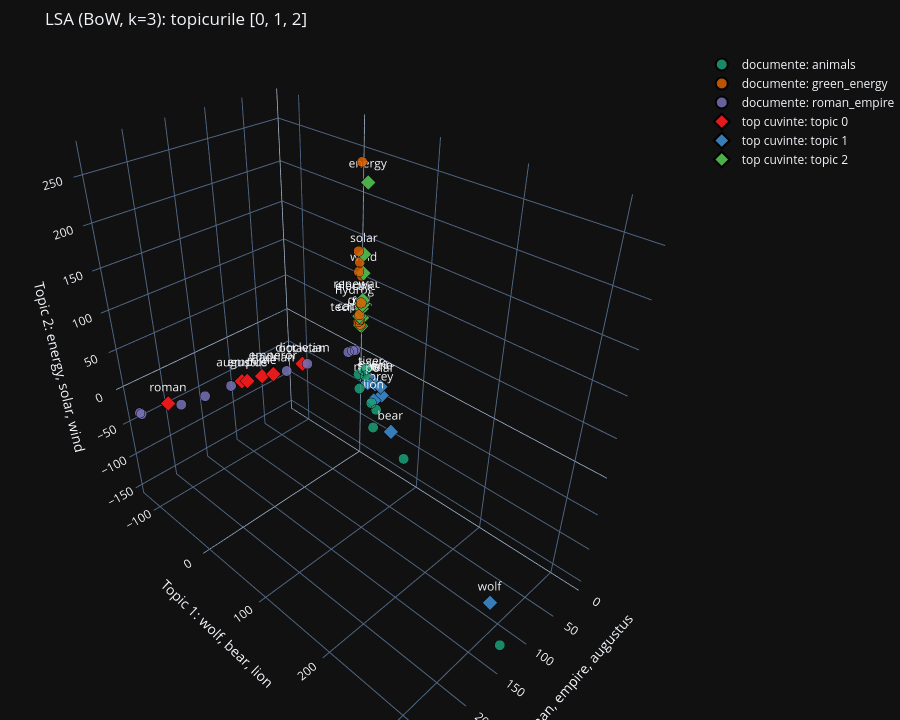
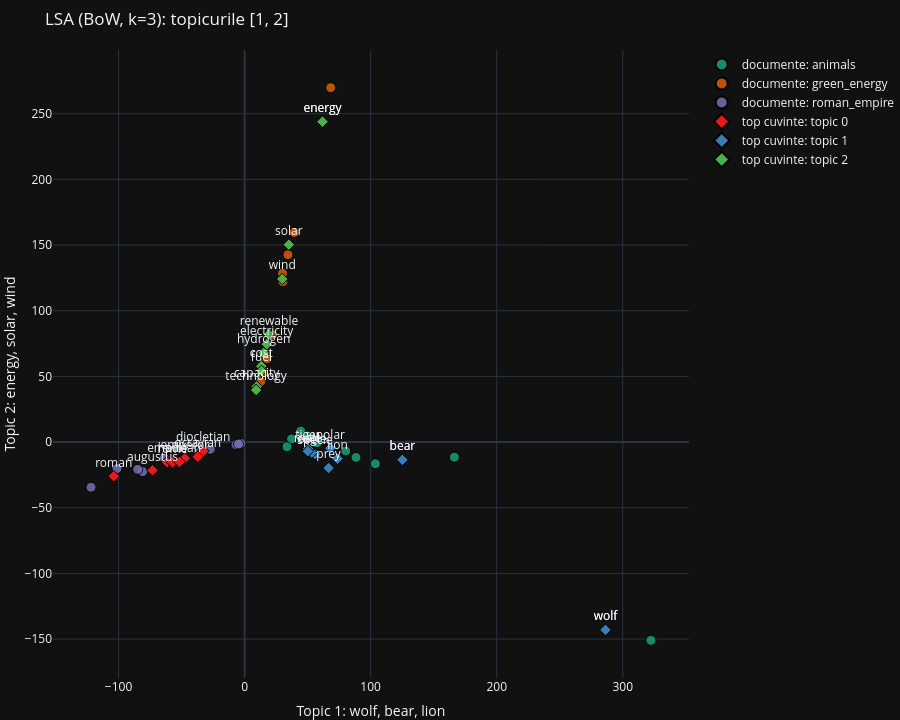
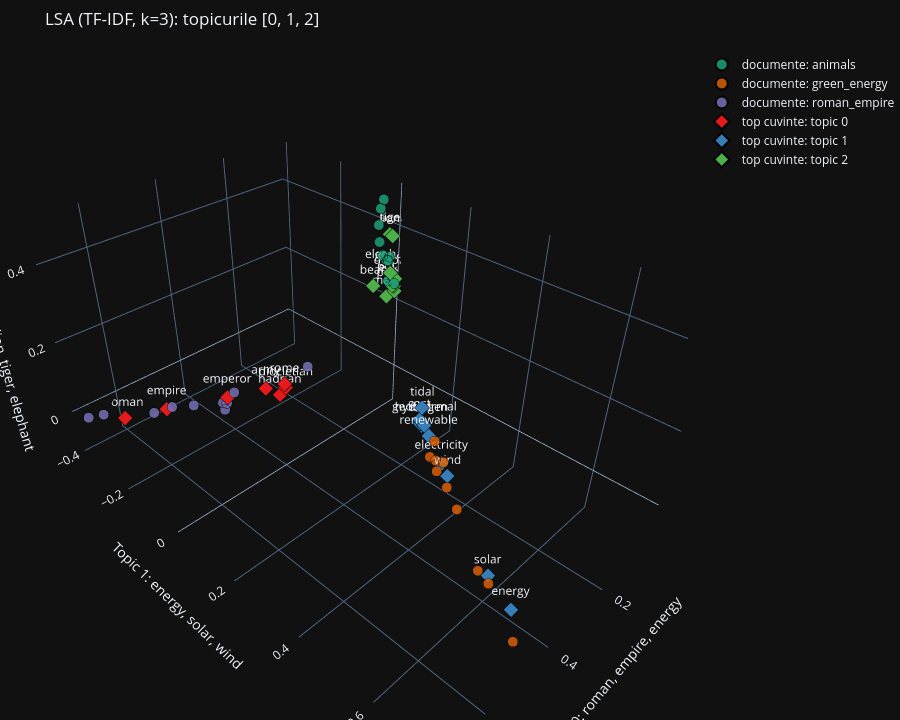
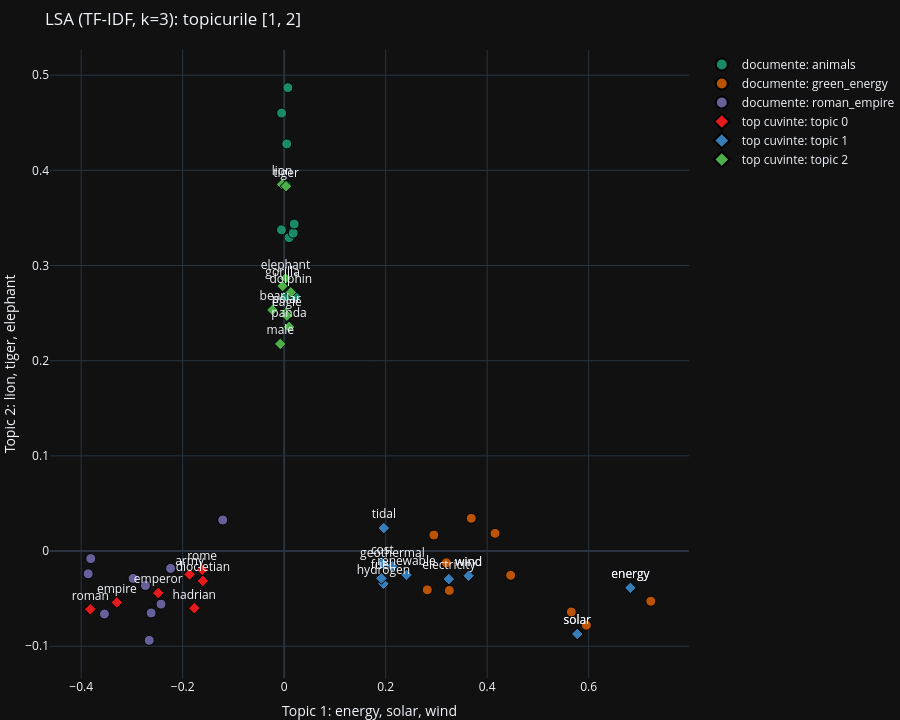

Notebook source saved alongside these figures, in order:
### Code cell
if SHOW_PLOTS:
    for key, fig in figs.items():
        fig.show()

### Figure 1 — Plotly figure (JSON) as saved in the notebook; plotly's stock layout.template omitted (floating-point values rounded to 4 significant figures)
{"data": [{"hoverinfo": "text", "marker": {"color": "#1b9e77", "line": {"color": "black", "width": 1}, "opacity": 0.85, "size": 6}, "mode": "markers", "name": "documente: animals", "text": ["Lion", "Elephant", "Blue whale", "Gray wolf", "Bald eagle", "Giant panda", "Tiger", "Polar bear", "Bottlenose dolphin", "Gorilla"], "x": [87.88, 61.93, 37.23, 129.3, 66.76, 44.48, 66.34, 108.4, 34.99, 38.75], "y": [103.8, 57.52, 44.56, 322.4, 88.34, 49.86, 80.28, 166.4, 37.25, 33.63], "z": [-16.47, -0.469, 8.382, -150.9, -11.67, 4.646, -6.752, -11.48, 2.403, -3.536], "type": "scatter3d"}, {"hoverinfo": "text", "marker": {"color": "#d95f02", "line": {"color": "black", "width": 1}, "opacity": 0.85, "size": 6}, "mode": "markers", "name": "documente: green_energy", "text": ["Solar power", "Wind power", "Hydroelectricity", "Geothermal energy", "Biofuel", "Tidal power", "Renewable energy", "Wave power", "Green hydrogen", "Photovoltaics"], "x": [32.18, 39.76, 20.47, 18.17, 15.15, 21.98, 73.61, 23.82, 36.45, 46.93], "y": [30.37, 34.39, 14.72, 14.35, 12.74, 17.72, 68.29, 22.05, 30.06, 39.36], "z": [122.1, 142.7, 52.49, 54.11, 46.02, 63.58, 269.9, 81.65, 128.5, 159.6], "type": "scatter3d"}, {"hoverinfo": "text", "marker": {"color": "#7570b3", "line": {"color": "black", "width": 1}, "opacity": 0.85, "size": 6}, "mode": "markers", "name": "documente: roman_empire", "text": ["Roman Empire", "Augustus", "Nero", "Constantine the Great", "Trajan", "Hadrian", "Diocletian", "Marcus Aurelius", "Fall of the Western Roman Empire", "Roman army"], "x": [251.8, 242.8, 89.53, 15.04, 6.984, 178.3, 152.3, 9.661, 209.1, 64.31], "y": [-101.2, -121.8, -36.27, -6.87, -2.852, -80.92, -63.68, -4.854, -84.81, -27.22], "z": [-20.14, -34.4, -8.058, -1.928, -0.9915, -22.47, -12.17, -1.436, -20.75, -5.482], "type": "scatter3d"}, {"hoverinfo": "text", "marker": {"color": "#e41a1c", "line": {"color": "black", "width": 1}, "size": 5, "symbol": "diamond"}, "mode": "markers+text", "name": "top cuvinte: topic 0", "text": ["roman", "empire", "augustus", "rome", "emperor", "wolf", "hadrian", "bear", "diocletian", "octavian"], "textposition": "top center", "x": [214.8, 129.8, 129.6, 110.9, 101.3, 98.69, 98.23, 82.7, 67.3, 64.15], "y": [-103.8, -61.58, -73.06, -57.18, -47.38, 286.3, -51.7, 125.2, -32.84, -37.19], "z": [-26.01, -15.2, -21.45, -15.42, -12.28, -143.0, -15.18, -13.5, -6.712, -11.1], "type": "scatter3d"}, {"hoverinfo": "text", "marker": {"color": "#377eb8", "line": {"color": "black", "width": 1}, "size": 5, "symbol": "diamond"}, "mode": "markers+text", "name": "top cuvinte: topic 1", "text": ["wolf", "bear", "lion", "polar", "prey", "energy", "specie", "eagle", "tiger", "male"], "textposition": "top center", "x": [98.69, 82.7, 55.12, 38.12, 33.97, 58.17, 33.94, 34.19, 35.27, 40.72], "y": [286.3, 125.2, 73.72, 68.03, 66.63, 61.81, 55.79, 53.33, 50.29, 50.12], "z": [-143.0, -13.5, -12.62, -4.627, -19.75, 244.0, -9.136, -7.991, -5.087, -6.931], "type": "scatter3d"}, {"hoverinfo": "text", "marker": {"color": "#4daf4a", "line": {"color": "black", "width": 1}, "size": 5, "symbol": "diamond"}, "mode": "markers+text", "name": "top cuvinte: topic 2", "text": ["energy", "solar", "wind", "renewable", "electricity", "hydrogen", "cost", "fuel", "capacity", "technology"], "textposition": "top center", "x": [58.17, 34.08, 29.36, 18.28, 17.0, 15.47, 17.34, 13.1, 12.16, 9.528], "y": [61.81, 35.08, 29.91, 19.34, 17.52, 15.04, 13.21, 13.37, 9.532, 9.138], "z": [244.0, 150.3, 124.2, 82.02, 74.53, 67.89, 57.84, 54.2, 42.28, 39.72], "type": "scatter3d"}], "layout": {"legend": {"itemsizing": "constant"}, "margin": {"l": 0, "r": 0, "t": 50, "b": 0}, "title": {"text": "LSA (BoW, k=3): topicurile [0, 1, 2]"}, "height": 720, "scene": {"xaxis": {"title": {"text": "Topic 0: roman, empire, augustus"}}, "yaxis": {"title": {"text": "Topic 1: wolf, bear, lion"}}, "zaxis": {"title": {"text": "Topic 2: energy, solar, wind"}}}}}

### Figure 2 — Plotly figure (JSON) as saved in the notebook; plotly's stock layout.template omitted (floating-point values rounded to 4 significant figures)
{"data": [{"hoverinfo": "text", "marker": {"color": "#1b9e77", "line": {"color": "black", "width": 1}, "opacity": 0.85, "size": 10}, "mode": "markers", "name": "documente: animals", "text": ["Lion", "Elephant", "Blue whale", "Gray wolf", "Bald eagle", "Giant panda", "Tiger", "Polar bear", "Bottlenose dolphin", "Gorilla"], "x": [103.8, 57.52, 44.56, 322.4, 88.34, 49.86, 80.28, 166.4, 37.25, 33.63], "y": [-16.47, -0.469, 8.382, -150.9, -11.67, 4.646, -6.752, -11.48, 2.403, -3.536], "type": "scatter"}, {"hoverinfo": "text", "marker": {"color": "#d95f02", "line": {"color": "black", "width": 1}, "opacity": 0.85, "size": 10}, "mode": "markers", "name": "documente: green_energy", "text": ["Solar power", "Wind power", "Hydroelectricity", "Geothermal energy", "Biofuel", "Tidal power", "Renewable energy", "Wave power", "Green hydrogen", "Photovoltaics"], "x": [30.37, 34.39, 14.72, 14.35, 12.74, 17.72, 68.29, 22.05, 30.06, 39.36], "y": [122.1, 142.7, 52.49, 54.11, 46.02, 63.58, 269.9, 81.65, 128.5, 159.6], "type": "scatter"}, {"hoverinfo": "text", "marker": {"color": "#7570b3", "line": {"color": "black", "width": 1}, "opacity": 0.85, "size": 10}, "mode": "markers", "name": "documente: roman_empire", "text": ["Roman Empire", "Augustus", "Nero", "Constantine the Great", "Trajan", "Hadrian", "Diocletian", "Marcus Aurelius", "Fall of the Western Roman Empire", "Roman army"], "x": [-101.2, -121.8, -36.27, -6.87, -2.852, -80.92, -63.68, -4.854, -84.81, -27.22], "y": [-20.14, -34.4, -8.058, -1.928, -0.9915, -22.47, -12.17, -1.436, -20.75, -5.482], "type": "scatter"}, {"hoverinfo": "text", "marker": {"color": "#e41a1c", "line": {"color": "black", "width": 1}, "size": 9, "symbol": "diamond"}, "mode": "markers+text", "name": "top cuvinte: topic 0", "text": ["roman", "empire", "augustus", "rome", "emperor", "wolf", "hadrian", "bear", "diocletian", "octavian"], "textposition": "top center", "x": [-103.8, -61.58, -73.06, -57.18, -47.38, 286.3, -51.7, 125.2, -32.84, -37.19], "y": [-26.01, -15.2, -21.45, -15.42, -12.28, -143.0, -15.18, -13.5, -6.712, -11.1], "type": "scatter"}, {"hoverinfo": "text", "marker": {"color": "#377eb8", "line": {"color": "black", "width": 1}, "size": 9, "symbol": "diamond"}, "mode": "markers+text", "name": "top cuvinte: topic 1", "text": ["wolf", "bear", "lion", "polar", "prey", "energy", "specie", "eagle", "tiger", "male"], "textposition": "top center", "x": [286.3, 125.2, 73.72, 68.03, 66.63, 61.81, 55.79, 53.33, 50.29, 50.12], "y": [-143.0, -13.5, -12.62, -4.627, -19.75, 244.0, -9.136, -7.991, -5.087, -6.931], "type": "scatter"}, {"hoverinfo": "text", "marker": {"color": "#4daf4a", "line": {"color": "black", "width": 1}, "size": 9, "symbol": "diamond"}, "mode": "markers+text", "name": "top cuvinte: topic 2", "text": ["energy", "solar", "wind", "renewable", "electricity", "hydrogen", "cost", "fuel", "capacity", "technology"], "textposition": "top center", "x": [61.81, 35.08, 29.91, 19.34, 17.52, 15.04, 13.21, 13.37, 9.532, 9.138], "y": [244.0, 150.3, 124.2, 82.02, 74.53, 67.89, 57.84, 54.2, 42.28, 39.72], "type": "scatter"}], "layout": {"legend": {"itemsizing": "constant"}, "margin": {"l": 0, "r": 0, "t": 50, "b": 0}, "title": {"text": "LSA (BoW, k=3): topicurile [1, 2]"}, "height": 720, "xaxis": {"title": {"text": "Topic 1: wolf, bear, lion"}}, "yaxis": {"title": {"text": "Topic 2: energy, solar, wind"}}}}

### Figure 3 — Plotly figure (JSON) as saved in the notebook; plotly's stock layout.template omitted (floating-point values rounded to 4 significant figures)
{"data": [{"hoverinfo": "text", "marker": {"color": "#1b9e77", "line": {"color": "black", "width": 1}, "opacity": 0.85, "size": 6}, "mode": "markers", "name": "documente: animals", "text": ["Lion", "Elephant", "Blue whale", "Gray wolf", "Bald eagle", "Giant panda", "Tiger", "Polar bear", "Bottlenose dolphin", "Gorilla"], "x": [0.07517, 0.08685, 0.04926, 0.05112, 0.06339, 0.06921, 0.07927, 0.0913, 0.06663, 0.06271], "y": [-0.005001, 0.004585, 0.02161, 0.003146, 0.009491, 0.01783, 0.007257, 0.005068, 0.01969, -0.005378], "z": [0.4602, 0.3837, 0.267, 0.2678, 0.3293, 0.334, 0.4869, 0.4278, 0.3436, 0.3375], "type": "scatter3d"}, {"hoverinfo": "text", "marker": {"color": "#d95f02", "line": {"color": "black", "width": 1}, "opacity": 0.85, "size": 6}, "mode": "markers", "name": "documente: green_energy", "text": ["Solar power", "Wind power", "Hydroelectricity", "Geothermal energy", "Biofuel", "Tidal power", "Renewable energy", "Wave power", "Green hydrogen", "Photovoltaics"], "x": [0.38, 0.3018, 0.3026, 0.2217, 0.1944, 0.2592, 0.4795, 0.1985, 0.2221, 0.3783], "y": [0.5955, 0.4462, 0.4155, 0.3196, 0.282, 0.3686, 0.7224, 0.295, 0.3254, 0.5657], "z": [-0.07794, -0.02551, 0.01859, -0.01233, -0.04077, 0.0344, -0.05273, 0.01679, -0.04138, -0.06402], "type": "scatter3d"}, {"hoverinfo": "text", "marker": {"color": "#7570b3", "line": {"color": "black", "width": 1}, "opacity": 0.85, "size": 6}, "mode": "markers", "name": "documente: roman_empire", "text": ["Roman Empire", "Augustus", "Nero", "Constantine the Great", "Trajan", "Hadrian", "Diocletian", "Marcus Aurelius", "Fall of the Western Roman Empire", "Roman army"], "x": [0.703, 0.376, 0.2114, 0.5401, 0.3876, 0.3887, 0.4699, 0.3808, 0.6611, 0.5184], "y": [-0.3811, -0.2239, -0.1211, -0.3541, -0.2622, -0.2427, -0.2734, -0.2659, -0.3862, -0.2977], "z": [-0.007943, -0.01823, 0.0326, -0.06615, -0.06504, -0.05578, -0.03628, -0.09383, -0.0239, -0.02878], "type": "scatter3d"}, {"hoverinfo": "text", "marker": {"color": "#e41a1c", "line": {"color": "black", "width": 1}, "size": 5, "symbol": "diamond"}, "mode": "markers+text", "name": "top cuvinte: topic 0", "text": ["roman", "empire", "energy", "emperor", "solar", "army", "hadrian", "rome", "diocletian", "wind"], "textposition": "top center", "x": [0.6086, 0.5164, 0.4318, 0.3814, 0.3558, 0.3016, 0.2629, 0.2573, 0.2556, 0.2318], "y": [-0.3821, -0.3298, 0.6822, -0.2482, 0.5774, -0.1864, -0.1771, -0.1615, -0.1603, 0.3634], "z": [-0.06113, -0.054, -0.03868, -0.0441, -0.08716, -0.02459, -0.06002, -0.01976, -0.03135, -0.02598], "type": "scatter3d"}, {"hoverinfo": "text", "marker": {"color": "#377eb8", "line": {"color": "black", "width": 1}, "size": 5, "symbol": "diamond"}, "mode": "markers+text", "name": "top cuvinte: topic 1", "text": ["energy", "solar", "wind", "electricity", "renewable", "geothermal", "tidal", "hydrogen", "cost", "fuel"], "textposition": "top center", "x": [0.4318, 0.3558, 0.2318, 0.2043, 0.1514, 0.1375, 0.1288, 0.1244, 0.1308, 0.1254], "y": [0.6822, 0.5774, 0.3634, 0.3245, 0.2411, 0.2133, 0.1965, 0.1955, 0.1935, 0.1917], "z": [-0.03868, -0.08716, -0.02598, -0.02946, -0.02516, -0.01593, 0.02414, -0.03437, -0.01273, -0.02876], "type": "scatter3d"}, {"hoverinfo": "text", "marker": {"color": "#4daf4a", "line": {"color": "black", "width": 1}, "size": 5, "symbol": "diamond"}, "mode": "markers+text", "name": "top cuvinte: topic 2", "text": ["lion", "tiger", "elephant", "gorilla", "dolphin", "bear", "polar", "eagle", "panda", "male"], "textposition": "top center", "x": [0.0417, 0.04086, 0.04335, 0.03193, 0.03634, 0.07552, 0.03607, 0.03162, 0.0331, 0.04307], "y": [-0.004044, 0.003714, 0.002435, -0.003156, 0.01306, -0.02317, 0.004146, 0.005336, 0.009589, -0.007674], "z": [0.3854, 0.3833, 0.2864, 0.2784, 0.2718, 0.2533, 0.2504, 0.2473, 0.2355, 0.2177], "type": "scatter3d"}], "layout": {"legend": {"itemsizing": "constant"}, "margin": {"l": 0, "r": 0, "t": 50, "b": 0}, "title": {"text": "LSA (TF-IDF, k=3): topicurile [0, 1, 2]"}, "height": 720, "scene": {"xaxis": {"title": {"text": "Topic 0: roman, empire, energy"}}, "yaxis": {"title": {"text": "Topic 1: energy, solar, wind"}}, "zaxis": {"title": {"text": "Topic 2: lion, tiger, elephant"}}}}}

### Figure 4 — Plotly figure (JSON) as saved in the notebook; plotly's stock layout.template omitted (floating-point values rounded to 4 significant figures)
{"data": [{"hoverinfo": "text", "marker": {"color": "#1b9e77", "line": {"color": "black", "width": 1}, "opacity": 0.85, "size": 10}, "mode": "markers", "name": "documente: animals", "text": ["Lion", "Elephant", "Blue whale", "Gray wolf", "Bald eagle", "Giant panda", "Tiger", "Polar bear", "Bottlenose dolphin", "Gorilla"], "x": [-0.005001, 0.004585, 0.02161, 0.003146, 0.009491, 0.01783, 0.007257, 0.005068, 0.01969, -0.005378], "y": [0.4602, 0.3837, 0.267, 0.2678, 0.3293, 0.334, 0.4869, 0.4278, 0.3436, 0.3375], "type": "scatter"}, {"hoverinfo": "text", "marker": {"color": "#d95f02", "line": {"color": "black", "width": 1}, "opacity": 0.85, "size": 10}, "mode": "markers", "name": "documente: green_energy", "text": ["Solar power", "Wind power", "Hydroelectricity", "Geothermal energy", "Biofuel", "Tidal power", "Renewable energy", "Wave power", "Green hydrogen", "Photovoltaics"], "x": [0.5955, 0.4462, 0.4155, 0.3196, 0.282, 0.3686, 0.7224, 0.295, 0.3254, 0.5657], "y": [-0.07794, -0.02551, 0.01859, -0.01233, -0.04077, 0.0344, -0.05273, 0.01679, -0.04138, -0.06402], "type": "scatter"}, {"hoverinfo": "text", "marker": {"color": "#7570b3", "line": {"color": "black", "width": 1}, "opacity": 0.85, "size": 10}, "mode": "markers", "name": "documente: roman_empire", "text": ["Roman Empire", "Augustus", "Nero", "Constantine the Great", "Trajan", "Hadrian", "Diocletian", "Marcus Aurelius", "Fall of the Western Roman Empire", "Roman army"], "x": [-0.3811, -0.2239, -0.1211, -0.3541, -0.2622, -0.2427, -0.2734, -0.2659, -0.3862, -0.2977], "y": [-0.007943, -0.01823, 0.0326, -0.06615, -0.06504, -0.05578, -0.03628, -0.09383, -0.0239, -0.02878], "type": "scatter"}, {"hoverinfo": "text", "marker": {"color": "#e41a1c", "line": {"color": "black", "width": 1}, "size": 9, "symbol": "diamond"}, "mode": "markers+text", "name": "top cuvinte: topic 0", "text": ["roman", "empire", "energy", "emperor", "solar", "army", "hadrian", "rome", "diocletian", "wind"], "textposition": "top center", "x": [-0.3821, -0.3298, 0.6822, -0.2482, 0.5774, -0.1864, -0.1771, -0.1615, -0.1603, 0.3634], "y": [-0.06113, -0.054, -0.03868, -0.0441, -0.08716, -0.02459, -0.06002, -0.01976, -0.03135, -0.02598], "type": "scatter"}, {"hoverinfo": "text", "marker": {"color": "#377eb8", "line": {"color": "black", "width": 1}, "size": 9, "symbol": "diamond"}, "mode": "markers+text", "name": "top cuvinte: topic 1", "text": ["energy", "solar", "wind", "electricity", "renewable", "geothermal", "tidal", "hydrogen", "cost", "fuel"], "textposition": "top center", "x": [0.6822, 0.5774, 0.3634, 0.3245, 0.2411, 0.2133, 0.1965, 0.1955, 0.1935, 0.1917], "y": [-0.03868, -0.08716, -0.02598, -0.02946, -0.02516, -0.01593, 0.02414, -0.03437, -0.01273, -0.02876], "type": "scatter"}, {"hoverinfo": "text", "marker": {"color": "#4daf4a", "line": {"color": "black", "width": 1}, "size": 9, "symbol": "diamond"}, "mode": "markers+text", "name": "top cuvinte: topic 2", "text": ["lion", "tiger", "elephant", "gorilla", "dolphin", "bear", "polar", "eagle", "panda", "male"], "textposition": "top center", "x": [-0.004044, 0.003714, 0.002435, -0.003156, 0.01306, -0.02317, 0.004146, 0.005336, 0.009589, -0.007674], "y": [0.3854, 0.3833, 0.2864, 0.2784, 0.2718, 0.2533, 0.2504, 0.2473, 0.2355, 0.2177], "type": "scatter"}], "layout": {"legend": {"itemsizing": "constant"}, "margin": {"l": 0, "r": 0, "t": 50, "b": 0}, "title": {"text": "LSA (TF-IDF, k=3): topicurile [1, 2]"}, "height": 720, "xaxis": {"title": {"text": "Topic 1: energy, solar, wind"}}, "yaxis": {"title": {"text": "Topic 2: lion, tiger, elephant"}}}}
